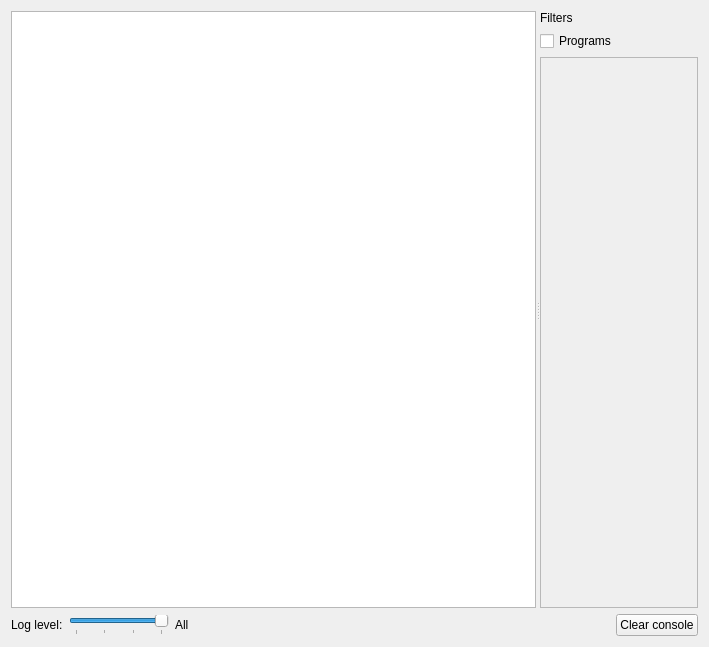
<?xml version="1.0" encoding="UTF-8"?>
<ui version="4.0">
 <class>Console</class>
 <widget class="QWidget" name="Console">
  <property name="geometry">
   <rect>
    <x>0</x>
    <y>0</y>
    <width>709</width>
    <height>647</height>
   </rect>
  </property>
  <property name="windowTitle">
   <string>Form</string>
  </property>
  <layout class="QVBoxLayout" name="verticalLayout_2" stretch="1,0">
   <item>
    <widget class="QSplitter" name="splitter">
     <property name="orientation">
      <enum>Qt::Horizontal</enum>
     </property>
     <widget class="QTextEdit" name="console_textedit">
      <property name="readOnly">
       <bool>true</bool>
      </property>
     </widget>
     <widget class="QWidget" name="filter_widget" native="true">
      <layout class="QVBoxLayout" name="verticalLayout">
       <item>
        <widget class="QLabel" name="label">
         <property name="sizePolicy">
          <sizepolicy hsizetype="Preferred" vsizetype="Fixed">
           <horstretch>0</horstretch>
           <verstretch>0</verstretch>
          </sizepolicy>
         </property>
         <property name="text">
          <string>Filters</string>
         </property>
        </widget>
       </item>
       <item>
        <widget class="QCheckBox" name="programs_checkbox">
         <property name="text">
          <string>Programs</string>
         </property>
         <property name="checked">
          <bool>false</bool>
         </property>
        </widget>
       </item>
       <item>
        <widget class="QScrollArea" name="scrollArea">
         <property name="widgetResizable">
          <bool>true</bool>
         </property>
         <widget class="QWidget" name="programs_widget">
          <property name="geometry">
           <rect>
            <x>0</x>
            <y>0</y>
            <width>180</width>
            <height>525</height>
           </rect>
          </property>
          <layout class="QVBoxLayout" name="verticalLayout_4">
           <item>
            <spacer name="verticalSpacer">
             <property name="orientation">
              <enum>Qt::Vertical</enum>
             </property>
             <property name="sizeHint" stdset="0">
              <size>
               <width>1</width>
               <height>167</height>
              </size>
             </property>
            </spacer>
           </item>
          </layout>
         </widget>
        </widget>
       </item>
      </layout>
     </widget>
    </widget>
   </item>
   <item>
    <layout class="QHBoxLayout" name="horizontalLayout_2" stretch="0,1,0,2,0">
     <item>
      <widget class="QLabel" name="label_3">
       <property name="sizePolicy">
        <sizepolicy hsizetype="Fixed" vsizetype="Fixed">
         <horstretch>0</horstretch>
         <verstretch>0</verstretch>
        </sizepolicy>
       </property>
       <property name="text">
        <string>Log level:</string>
       </property>
      </widget>
     </item>
     <item>
      <widget class="QSlider" name="log_level_slider">
       <property name="maximumSize">
        <size>
         <width>100</width>
         <height>16777215</height>
        </size>
       </property>
       <property name="maximum">
        <number>3</number>
       </property>
       <property name="pageStep">
        <number>1</number>
       </property>
       <property name="value">
        <number>3</number>
       </property>
       <property name="orientation">
        <enum>Qt::Horizontal</enum>
       </property>
       <property name="tickPosition">
        <enum>QSlider::TicksBelow</enum>
       </property>
       <property name="tickInterval">
        <number>1</number>
       </property>
      </widget>
     </item>
     <item>
      <widget class="QLabel" name="log_level_label">
       <property name="text">
        <string>All</string>
       </property>
      </widget>
     </item>
     <item>
      <spacer name="horizontalSpacer">
       <property name="orientation">
        <enum>Qt::Horizontal</enum>
       </property>
       <property name="sizeHint" stdset="0">
        <size>
         <width>40</width>
         <height>20</height>
        </size>
       </property>
      </spacer>
     </item>
     <item>
      <widget class="QPushButton" name="clear_button">
       <property name="text">
        <string>Clear console</string>
       </property>
       <property name="icon">
        <iconset resource="resources.qrc">
         <normaloff>:/icons/icons/clear.png</normaloff>:/icons/icons/clear.png</iconset>
       </property>
      </widget>
     </item>
    </layout>
   </item>
  </layout>
 </widget>
 <resources>
  <include location="resources.qrc"/>
 </resources>
 <connections/>
</ui>
